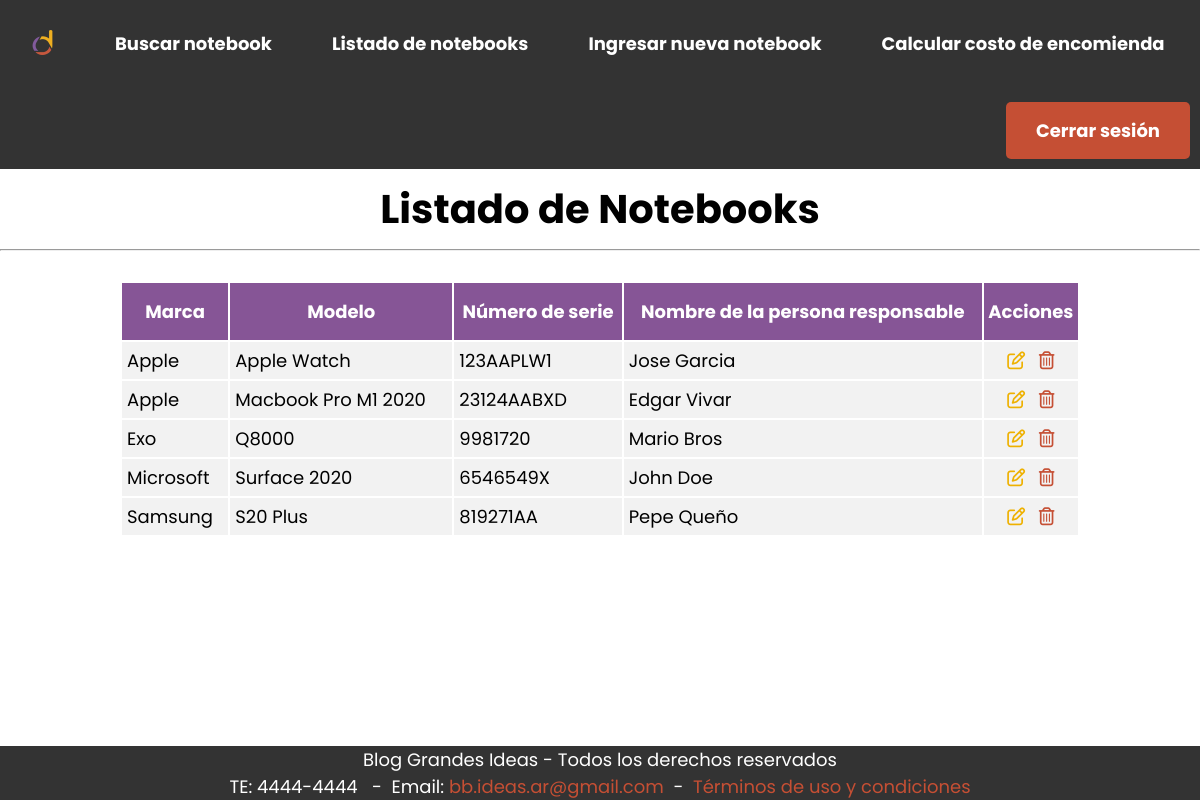
The app's page /articles.php, older data.
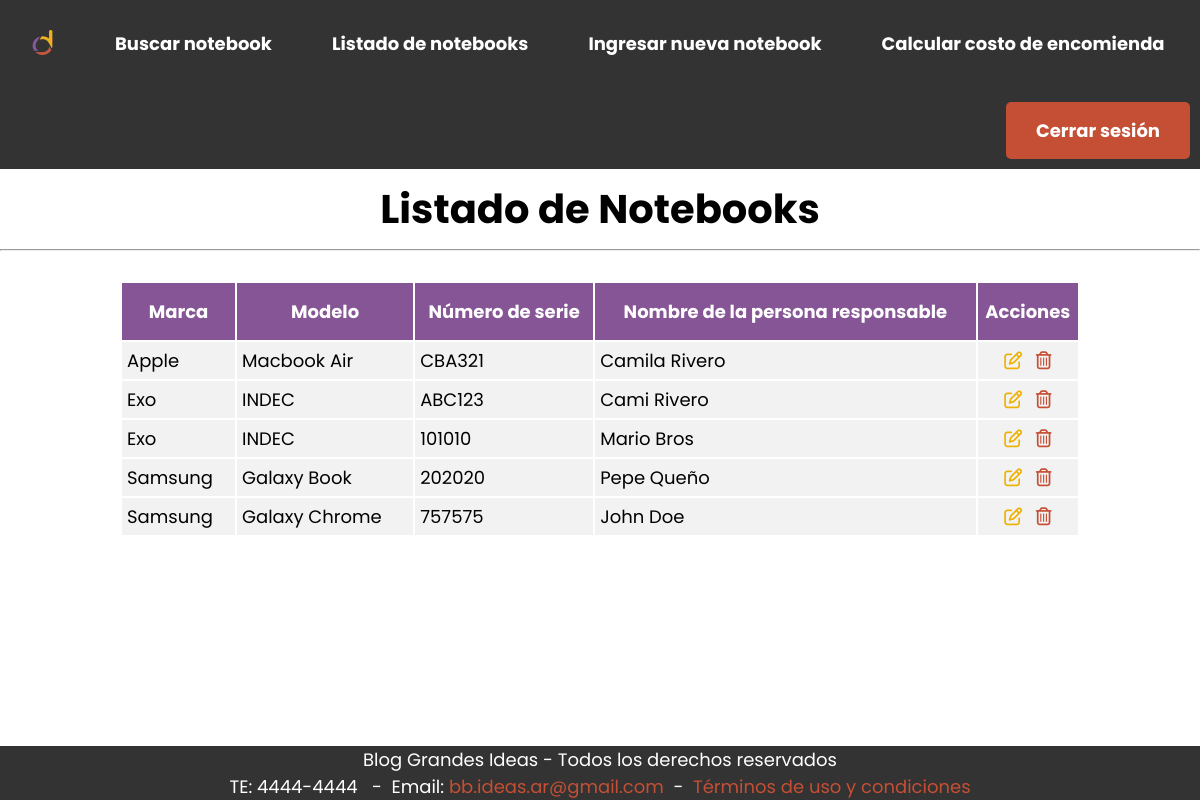
The same page, newer data.
### tables this page shows
CREATE TABLE `articles` (
  `serial_number` varchar(100) DEFAULT NULL,
  `responsable_name` varchar(100) DEFAULT NULL,
  `id` bigint(20) unsigned NOT NULL AUTO_INCREMENT,
  `model` varchar(100) DEFAULT NULL,
  `brand_id` bigint(20) unsigned NOT NULL,
  PRIMARY KEY (`id`),
  UNIQUE KEY `serial_unique` (`serial_number`),
  KEY `Articles_FK` (`brand_id`),
  CONSTRAINT `Articles_FK` FOREIGN KEY (`brand_id`) REFERENCES `brands` (`id`)
);

CREATE TABLE `brands` (
  `id` bigint(20) unsigned NOT NULL AUTO_INCREMENT,
  `name` varchar(100) DEFAULT NULL,
  PRIMARY KEY (`id`)
);

### database/Connection.php (called while the page is built, shortened)
<?php
class Connection
{
    private static $instance;
    private $connection;
    private function setConnection($conn)
    {
        $this->connection = $conn;
    }
    public function getConnection()
    {
        return $this->connection;
    }
    public static function getInstance()
    {
        if (!self::$instance instanceof self) {
            self::$instance = new self();
        }
        return self::$instance;
    }
}
?>

### controllers/LoginController.php (called while the page is built, shortened)
<?php
require_once('./database/Connection.php');
class LoginController {
    public function logged_in()
    {
        return isset($_COOKIE["PHPSESSID"]);
    }
}
?>

### controllers/ArticleController.php (called while the page is built, shortened)
<?php
require_once('./database/Connection.php');
class ArticleController
{
    private $conn;
    public function __construct()
    {
        $this->conn = Connection::getInstance();
    }
    public function getAll()
    {
        $sql = "SELECT Articles.id, Articles.serial_number, Articles.responsable_name, Articles.brand_id, Articles.model, Brands.name AS `brand` FROM articles INNER JOIN brands ON Articles.brand_id=Brands.id ORDER BY brand";
        $statement = $this->conn->getConnection()->prepare($sql);
        $statement->execute();
        $statement->setFetchMode(PDO::FETCH_CLASS, "article");
        return $statement->fetchAll();
    }
}
?>

### articles.php (the view, shortened to what this page needs)
<?php
require('./controllers/ArticleController.php');
$articleController = new ArticleController();
$articles = $articleController -> getAll();
?>
<!DOCTYPE html>
<html lang="en">
    <head>
        <?php
        include("layouts/head.php");
        ?>
    </head>
    <?php
    include("layouts/header.php");
    ?>
    <body>
        <h1 class="title">Listado de Notebooks</h1>
        <hr>
        <?php if($loginController -> logged_in()): ?>
            <div class="container-table">
                <table class="table">
                <tr>
                    <th>Marca</th>
                    <th>Modelo</th>
                    <th>Número de serie</th>
                    <th>Nombre de la persona responsable</th>
                    <th>Acciones</th>
                </tr>
                <?php foreach ($articles as $article): ?>
                    <tr>
                    <td><?php echo $article->brand ?></td>
                    <td><?php echo $article->model ?></td>
                    <td><?php echo $article->serial_number ?></td>
                    <td><?php echo $article->responsable_name ?></td>
                    <td style="text-align:center;">
                        <a href="edit-article.php?id_article=<?php echo $article->id?>">
                            <i class="far fa-edit" style="color:#EEB100;"></i>
                        </a>
                        <a href="delete-article.php?id_article=<?php echo $article->id?>"><i class="far fa-trash-alt" style="color:#C54F34;"></i></a>
                    </td>
                    </tr>
                <?php endforeach; ?>
                </table>
            </div>
        <?php else: ?>
            <p style="margin:20px; text-align:center;">Necesita iniciar sesión para ver esta página.</p>
        <?php endif; ?>
    </body>
    <?php
    include("layouts/footer.php");
    ?>
</html>

### layouts/head.php (shortened to what this page needs)
<link rel="stylesheet" href="css/styles.css" type="text/css"/>

### layouts/header.php (shortened to what this page needs)
<?php
require('./controllers/LoginController.php');
$loginController = new LoginController();
?>
<header>
    <nav class="navbar">
        <div>
            <ul class="nav-list">
                <li>
                    <a class="nav-item" href="index.php">
                        <img src="./img/favicon.png" style="width: 25px;">
                    </a>
                </li>
                <li>
                    <a class="nav-item" href="search-article.php">Buscar notebook</a>
                </li>
                <li>
                    <a class="nav-item" href="articles.php">Listado de notebooks</a>
                </li>
                <li>
                   <a class="nav-item" href="new-article.php">Ingresar nueva notebook</a>
                </li>
                <li>
                    <a class="nav-item" href="calculator.php">Calcular costo de encomienda</a>
                </li>
                <?php if($loginController -> logged_in()): ?>
                    <li>
                        <a class="logout-button" href=logout.php>
                            Cerrar sesión
                        </a>
                    </li>
                <?php endif; ?>
            </ul>
        </div>
    </nav>
</header>

### layouts/footer.php
<footer>
    <div class="footer">
    <div class="linea_pie_1">Blog Grandes Ideas - Todos los derechos reservados</div>
    <div class="linea_pie_2">
        TE: 4444-4444 &nbsp; -&nbsp;
        Email: <a href="mailto:blog.ideas.ar@gmail.com">bb.ideas.ar@gmail.com</a>
        &nbsp;-&nbsp;
        <a href="#">Términos de uso y condiciones</a>
    </div>
    </div>
</footer>

### css/styles.css (style rules this page uses)
* { margin: 0; padding: 0; box-sizing: border-box; font-size: 18px; font-family: 'Poppins', sans-serif; list-style-type: none; }
.title { padding: 10px; font-size: 40px; text-align: center; }
.container-form, .container-table, .container-logout, .container-info, .container-search, .container-home { display: flex; flex-direction: column; align-items: center; }
.navbar .nav-list { overflow: hidden; background-color: #333333; }
.navbar .nav-item, .nav-button, .logout-button { display: block; float: left; padding: 20px; margin: 10px; font-weight: bold; text-align: center; text-decoration: none; color: white; }
.nav-button, .logout-button { float: right !important; margin-top: 15px !important; padding: 15px 30px 15px 30px !important; border-style: none; border-radius: 5px; background-color: #865596; }
.logout-button { background-color: #C54F34; }
.table { width: 80%; margin: 30px; border-collapse: collapse; background-color: #f2f2f2; }
.table th, .table td { border: 2px solid white; }
.table th { padding: 15px 0px 15px 0px; text-align: center; color: white; background-color: #865596; }
.table td { padding: 5px; }
.table td a { font-weight: bold; text-decoration: none; color: #865596; }
.footer { position: fixed; left: 0; bottom: 0; width: 100%; background-color: #333333; color: white; text-align: center; }
.footer a { text-decoration: none; color: #C54F34; }

Row changes from the older to the newer data that the page shows:
removed articles: brand.name "Apple", model "Apple Watch", serial_number "123AAPLW1", responsable_name "Jose Garcia"
removed articles: brand.name "Apple", model "Macbook Pro M1 2020", serial_number "23124AABXD", responsable_name "Edgar Vivar"
removed articles: brand.name "Exo", model "Q8000", serial_number "9981720", responsable_name "Mario Bros"
removed articles: brand.name "Microsoft", model "Surface 2020", serial_number "6546549X", responsable_name "John Doe"
removed articles: brand.name "Samsung", model "S20 Plus", serial_number "819271AA", responsable_name "Pepe Queño"
added articles: brand.name "Apple", model "Macbook Air", serial_number "CBA321", responsable_name "Camila Rivero"
added articles: brand.name "Exo", model "INDEC", serial_number "ABC123", responsable_name "Cami Rivero"
added articles: brand.name "Exo", model "INDEC", serial_number "101010", responsable_name "Mario Bros"
added articles: brand.name "Samsung", model "Galaxy Book", serial_number "202020", responsable_name "Pepe Queño"
added articles: brand.name "Samsung", model "Galaxy Chrome", serial_number "757575", responsable_name "John Doe"
